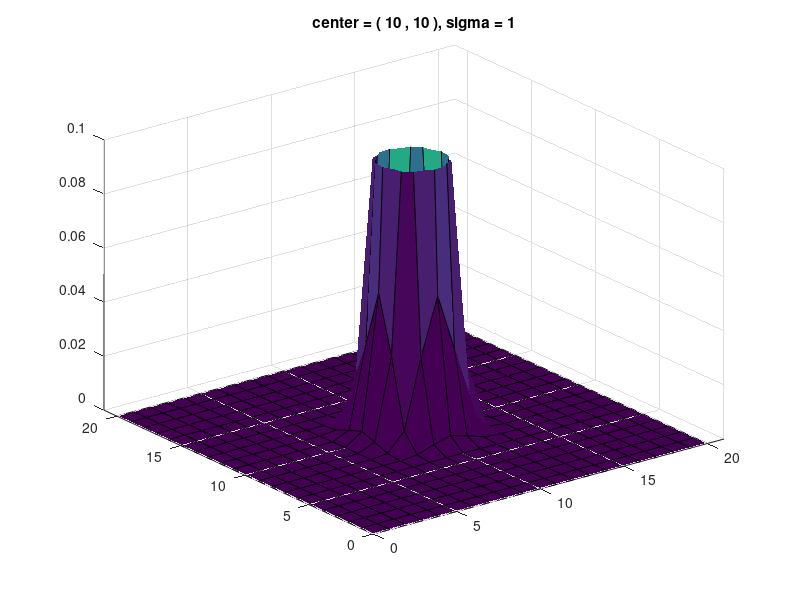

This figure's MATLAB source: (Note: this script raises an error after producing the figure.)
clear all
clc
X = 0 : 1 : 20;
Y = 0 : 1 : 20;
figure
filename = 'GaussianFunction.gif';

for sigma = 1:9
    % calculate the value of Z
    Z = zeros(21, 21);
    for row = 1 : 1 : 21
        for col = 1 : 1 : 21
            Z(row, col) = (X(row) - 10) .* (X(row)-10) + (Y(col) - 10) .* (Y(col) - 10);          
        end
    end
    Z = -Z/(2*sigma*sigma);
    Z = exp(Z) / (sqrt(2*pi) * sqrt(sigma*sigma));

    % show the gaussian surface       
    surf(X, Y, Z);  
    title(sprintf(' center = ( 10 , 10 ), sigma = %d ',sigma));    
    axis([0 21 0 21 0 0.1]);

    drawnow     
    % get the frame
    frame = getframe(gcf);

    %%To make GIF files, images must be index images 
    im = frame2im(frame);
    [A,map] = rgb2ind(im,256);

    %create it at the first time
    if sigma == 1
        imwrite(A,map,filename,'gif','LoopCount',Inf,'DelayTime',0.2);
    else
        %DelayTime is used to set up GIF files to play fast or slow
        imwrite(A,map,filename,'gif','WriteMode','append','DelayTime',0.2);
    end
end